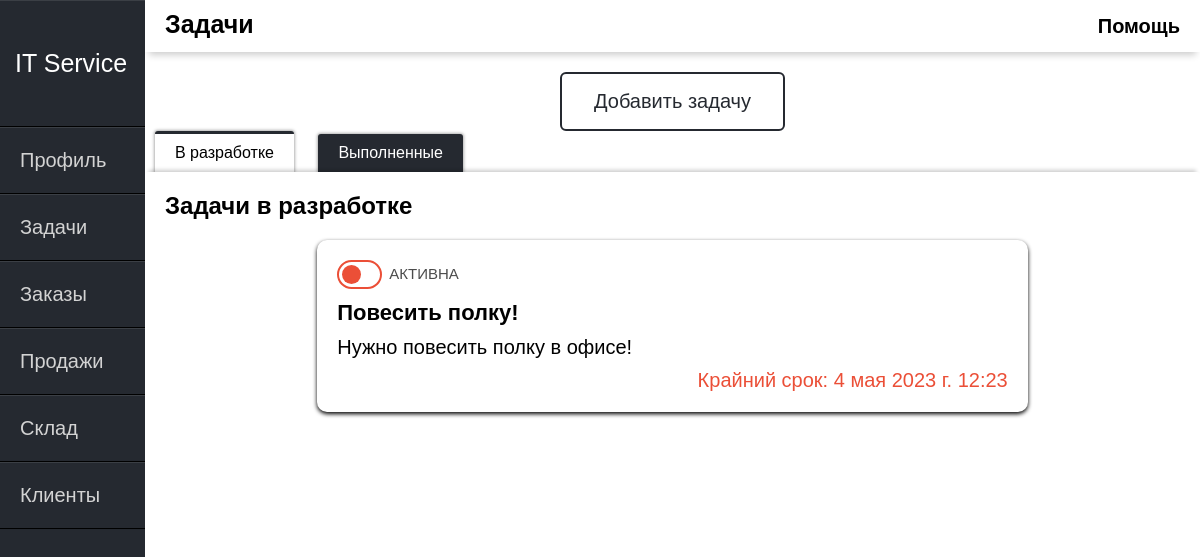
Before: / with the older database file.
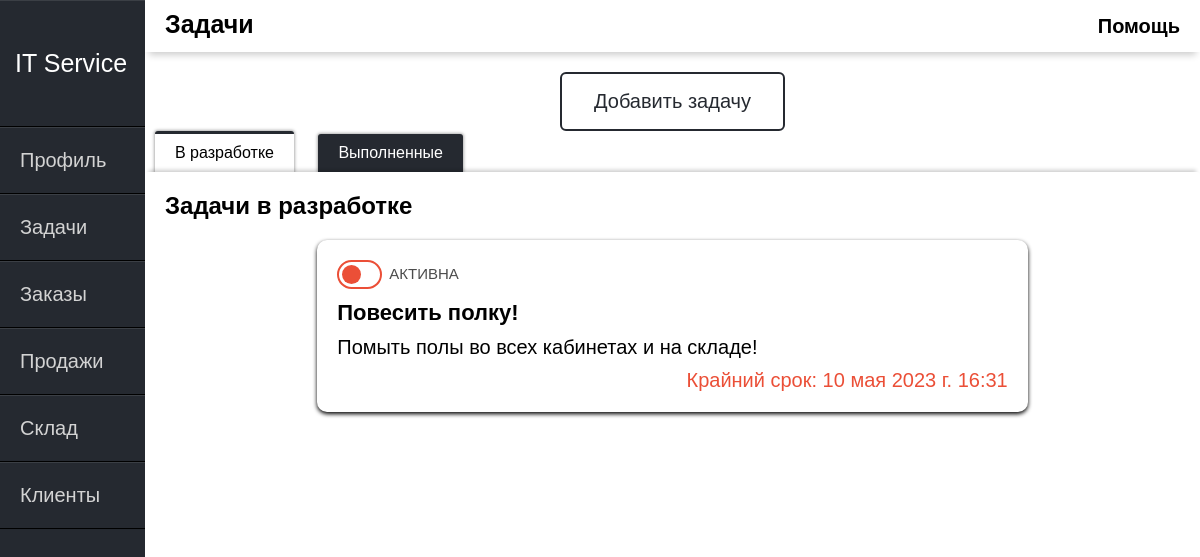
After: the same page with the newer database file.
### itservice/models.py (models this page shows, shortened)
class tasks(models.Model):
    task_name = models.CharField(max_length=50, verbose_name="Название задачи")
    task_description = models.CharField(max_length=1000, verbose_name="Описание задачи")
    task_time = models.DateTimeField(default=datetime.now, verbose_name="Крайний срок")
    task_active = models.BooleanField(default=True, verbose_name="Активна")

### itservice/views.py (the view)
# urls.py: path('', views.Tasks, name="tasks"),
def Tasks(request):
    if request.method == 'POST':
        form = AddTaskFrom(request.POST)
        if form.is_valid():
            form.save()
            return redirect('tasks')
    else:
        form = AddTaskFrom()
    task = tasks.objects.all()
    return render(request, 'itservice/tasks.html', {'task': task, 'form': form})

### itservice/templates/itservice/tasks.html (shortened to what this page needs)
{% extends 'itservice/main.html' %}
{% block content %}
<div class="header-name">
    Задачи
</div>
 <div class="help">
    <span class="tooltip" data-title="Это окно активных задач коллектива.
Назначайте задачи членам вашей команды или себе, чтобы все сделать вовремя.">Помощь</span>
 </div>
{% endblock %}
{% block content1 %}
<div class="main-window">
    <button class="btn" id="open">Добавить задачу</button>
    <div class="warpper">
        <div class="tabs">
            <label class="tab" id="one-tab" for="one">В разработке</label>
            <label class="tab" id="two-tab" for="two">Выполненные</label>
        </div>
        <div class="panels">
            <div class="panel" id="one-panel">
                <div class="panel-title">Задачи в разработке</div>
                {% for p in task%}
                 {% if p.task_active == 1 %}
                <a href="{{ p.get_absolute_url }}">
                    <div>
                        <label class="toggler-wrapper ">
                            <div class="toggler-slider">
                                <div class="toggler-knob"></div>
                            </div>
                        </label>
                    </div>
                    <li class="task-inf">
                        <h1>{{p.task_name}}</h1>
                        <p class="desc">{{p.task_description}}</p>
                        <p class="time">Крайний срок: {{p.task_time}}</p>
                    </li>
                </a>
                {% endif %}
                {% endfor %}
            </div>
        </div>
    </div>
</div>
{% endblock %}

Changed rows visible on the page:
changed tasks "Повесить полку!": task_description "Нужно повесить полку в офисе!" → "Помыть полы во всех кабинетах и на складе!"; task_time "4 мая 2023 г. 12:23" → "10 мая 2023 г. 16:31"
